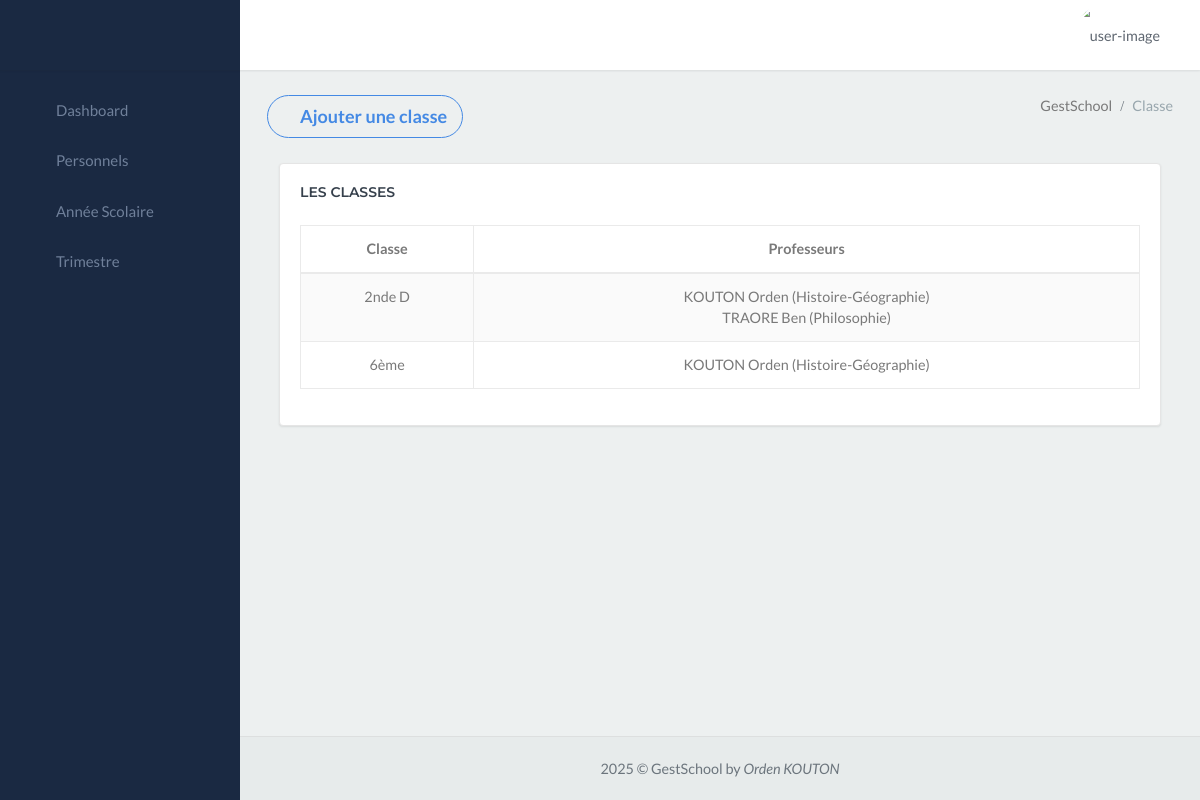
The page /gestschool_app/classe/ on the database as committed earlier.
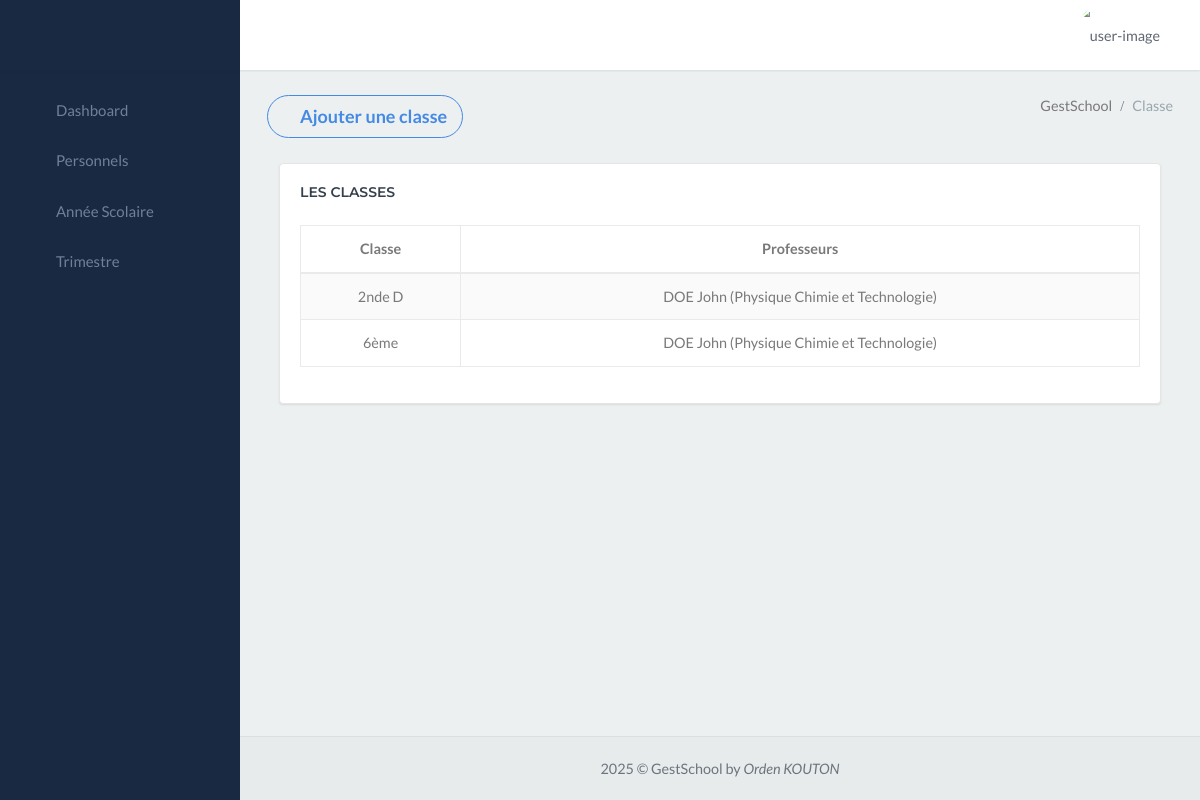
The same page on the database as committed later.
### gestschool_app/models.py (models this page shows)
class Classe_exist(models.Model):
    fusion = models.CharField(max_length=80)

class Professeur(models.Model):
    user = models.OneToOneField(settings.AUTH_USER_MODEL, on_delete=models.CASCADE, null=True, blank=True)
    nom = models.CharField(max_length=80)
    prenom = models.CharField(max_length=100)
    role = models.CharField(max_length=100)
    contact = models.CharField(max_length=100)
    email = models.CharField(max_length=100)
    matiere = models.ForeignKey(Matiere, on_delete=models.CASCADE)
    annee_scolaire = models.ForeignKey(AnneeScolaire, on_delete=models.SET_NULL, null=True, blank=True)

class Matiere(models.Model):
    nom = models.CharField(max_length=80)
    sigle = models.CharField(max_length=50)

### gestschool_app/views.py (the view)
# urls.py: path('classe/', views.classe, name='classe'),
def classe(request):
    classes = Classe_exist.objects.all()
    classes_professeurs = []
    for classe in classes:
        professeurs = Professeur_Classe.objects.filter(classe=classe)
        classes_professeurs.append({
            'classe': classe,
            'professeurs': [{'professeur': professeur.professeur, 'matiere': professeur.matiere} for professeur in professeurs]
        })
    return render(request, 'classe.html', {'classes_professeurs': classes_professeurs})

### gestschool_app/templates/classe.html (shortened to what this page needs)
{% extends "menu.html" %}
{% block content %}
<div class="content-page">
    <div class="content">
        <div class="container-fluid">
            <div class="row">
                <div class="col-12">
                    <div class="page-title-box">
                        <button type="button"
                            class="page-title btn btn-outline-success btn-rounded waves-effect width-md waves-light"
                            data-toggle="modal" data-target=".bs-example-modal-lg">
                            <i class="ion ion-md-add-circle"></i>
                            Ajouter une classe
                        </button>
                        <div class="page-title-right">
                            <ol class="breadcrumb p-0 m-0">
                                <li class="breadcrumb-item active">GestSchool</li>
                                <li class="breadcrumb-item"><a>Classe</a></li>
                            </ol>
                        </div>
                        <div class="clearfix"></div>
                    </div>
                </div>
            </div>
            <div class="container-fluid">
                <div class="row">
                    <div class="col-lg-12">
                        <div class="card">
                            <div class="card-body">
                                <h4 class="header-title mb-4">Les Classes</h4>
                                <div class="table-responsive">
                                    <table id="datatable-buttons"
                                        class="table table-striped table-bordered dt-responsive nowrap"
                                        style="border-collapse: collapse; border-spacing: 0; width: 100%;">
                                        <thead>
                                            <tr>
                                                <th style="text-align: center;">Classe</th>
                                                <th style="text-align: center;">Professeurs</th>
                                            </tr>
                                        </thead>
                                        <tbody>
                                            {% for classe_professeurs in classes_professeurs %}
                                                <tr style="text-align: center;">
                                                    <td>{{ classe_professeurs.classe.fusion }}</td>
                                                    <td>
                                                        {% for prof_matiere in classe_professeurs.professeurs %}
                                                            {{ prof_matiere.professeur.nom }} {{ prof_matiere.professeur.prenom }} ({{ prof_matiere.matiere.nom }}){% if not forloop.last %} <br> {% endif %}
                                                        {% empty %}
                                                            Aucun professeur attribué
                                                        {% endfor %}
                                                    </td>
                                                </tr>
                                            {% empty %}
                                                <tr>
                                                    <td colspan="2" style="text-align: center; color: red; font-style: italic;">Aucune classe enregistrée</td>
                                                </tr>
                                            {% endfor %}
                                        </tbody>
                                    </table>
                                </div>
                            </div>
                        </div>
                    </div>
                </div>
            </div>
        </div>
    </div>
</div>
{% endblock %}

### gestschool_app/templates/menu.html (shortened to what this page needs)
<!DOCTYPE html>
<html lang="en">
<head>
    <link href="/static/libs/sweetalert2/sweetalert2.min.css" rel="stylesheet" type="text/css">
    <link href="/static/libs/datatables/dataTables.bootstrap4.min.css" rel="stylesheet" type="text/css">
    <link href="/static/libs/datatables/buttons.bootstrap4.min.css" rel="stylesheet" type="text/css">
    <link href="/static/libs/datatables/responsive.bootstrap4.min.css" rel="stylesheet" type="text/css">
    <link href="/static/libs/datatables/select.bootstrap4.min.css" rel="stylesheet" type="text/css">
    <link href="/static/css/bootstrap.min.css" rel="stylesheet" type="text/css" id="bootstrap-stylesheet">
    <link href="/static/css/icons.min.css" rel="stylesheet" type="text/css">
    <link href="/static/css/app.min.css" rel="stylesheet" type="text/css" id="app-stylesheet">
</head>
<body>
    <div id="wrapper">
        <div class="navbar-custom">
            <ul class="list-unstyled topnav-menu float-right mb-0">
                <li class="dropdown notification-list">
                    <a class="nav-link dropdown-toggle nav-user mr-0 waves-effect" data-toggle="dropdown" href="#"
                        role="button" aria-haspopup="false" aria-expanded="false">
                        <img src="/static/images/utilisateur-de-profil.png" alt="user-image" class="rounded-circle">
                        <span class="pro-user-name ml-1">
                            {{user.username}} <i class="mdi mdi-chevron-down"></i>
                        </span>
                    </a>
                </li>
            </ul>
            <div class="logo-box">
                <a class="logo text-center logo-light">
                    <span class="logo-lg">
                    </span>
                </a>
            </div>
            <ul class="list-unstyled topnav-menu topnav-menu-left m-0">
                <li>
                    <button class="button-menu-mobile waves-effect">
                        <i class="mdi mdi-menu"></i>
                    </button>
                </li>
            </ul>
        </div>
        <div class="left-side-menu">
            <div class="slimscroll-menu">
                <div id="sidebar-menu">
                    <ul class="metismenu" id="side-menu">
                        {% if user.role == "Censeur" %}
                            <li>
                                <a href="{% url 'index' %}" class="waves-effect">
                                    <i class="ion-md-speedometer"></i>
                                    <span> Dashboard </span>
                                </a>
                            </li>
                            <li>
                                <a href="{% url 'professeur' %}" class="waves-effect">
                                    <i class="mdi mdi-account-outline"></i>
                                    <span> Professeurs </span>
                                </a>
                            </li>
                            <li>
                                <a href="{% url 'classe' %}" class="waves-effect">
                                    <i class="ion-md-home"></i>
                                    <span> Classe </span>
                                </a>
                            </li>
                            <li>
                                <a href="{% url 'matiere' %}" class="waves-effect">
                                    <i class="ion-md-flask"></i>
                                    <span> Matière </span>
                                </a>
                            </li>
                            <li>
                                <a href="{% url 'emploi' %}" class="waves-effect">
                                    <i class="ion ion-ios-calendar"></i>
                                    <span> Emploi du temps </span>
                                </a>
                            </li>
                            <li>
                                <a href="{% url 'eleve' %}" class="waves-effect">
                                    <i class="ion-ios-contacts"></i>
                                    <span> Elève </span>
                                </a>
                            </li>
                        {% else %}
                            <li>
                                <a href="{% url 'index' %}" class="waves-effect">
                                    <i class="ion-md-speedometer"></i>
                                    <span> Dashboard </span>
                                </a>
                            </li>
                            <li>
                                <a href="{% url 'personnel' %}" class="waves-effect">
                                    <i class="ion ion-md-people"></i>
                                    <span> Personnels </span>
                                </a>
                            </li>
                            <li>
                                <a href="{% url 'annee_scolaire' %}" class="waves-effect">
                                    <i class="ion-md-calendar"></i>
                                    <span> Année Scolaire </span>
                                </a>
                            </li>
                            <li>
                                <a href="{% url 'trimestre' %}" class="waves-effect">
                                    <i class="ion ion-ios-hourglass"></i>
                                    <span> Trimestre </span>
                                </a>
                            </li>
                        {% endif %}
                    </ul>
                </div>
            </div>
        </div>
        {% block content %}
        {% endblock %}
         <footer class="footer">
            <div class="container-fluid">
                <div class="row">
                    <div class="col-md-12">
                        2025 &copy; GestSchool by <em>Orden KOUTON</em>
                    </div>
                </div>
            </div>
        </footer>
    </div>
</body>
</html>

Rows that differ between the two databases and show on the page:
changed Classe_exist "2nde D": loses Professeur (professeur.nom "KOUTON", professeur.prenom "Orden", matiere.nom "Histoire-Géographie"); loses Professeur (professeur.nom "TRAORE", professeur.prenom "Ben", matiere.nom "Philosophie")
added Professeur: professeur.nom "DOE", professeur.prenom "John", matiere.nom "Physique Chimie et Technologie"
changed Classe_exist "6ème": loses Professeur (professeur.nom "KOUTON", professeur.prenom "Orden", matiere.nom "Histoire-Géographie")
